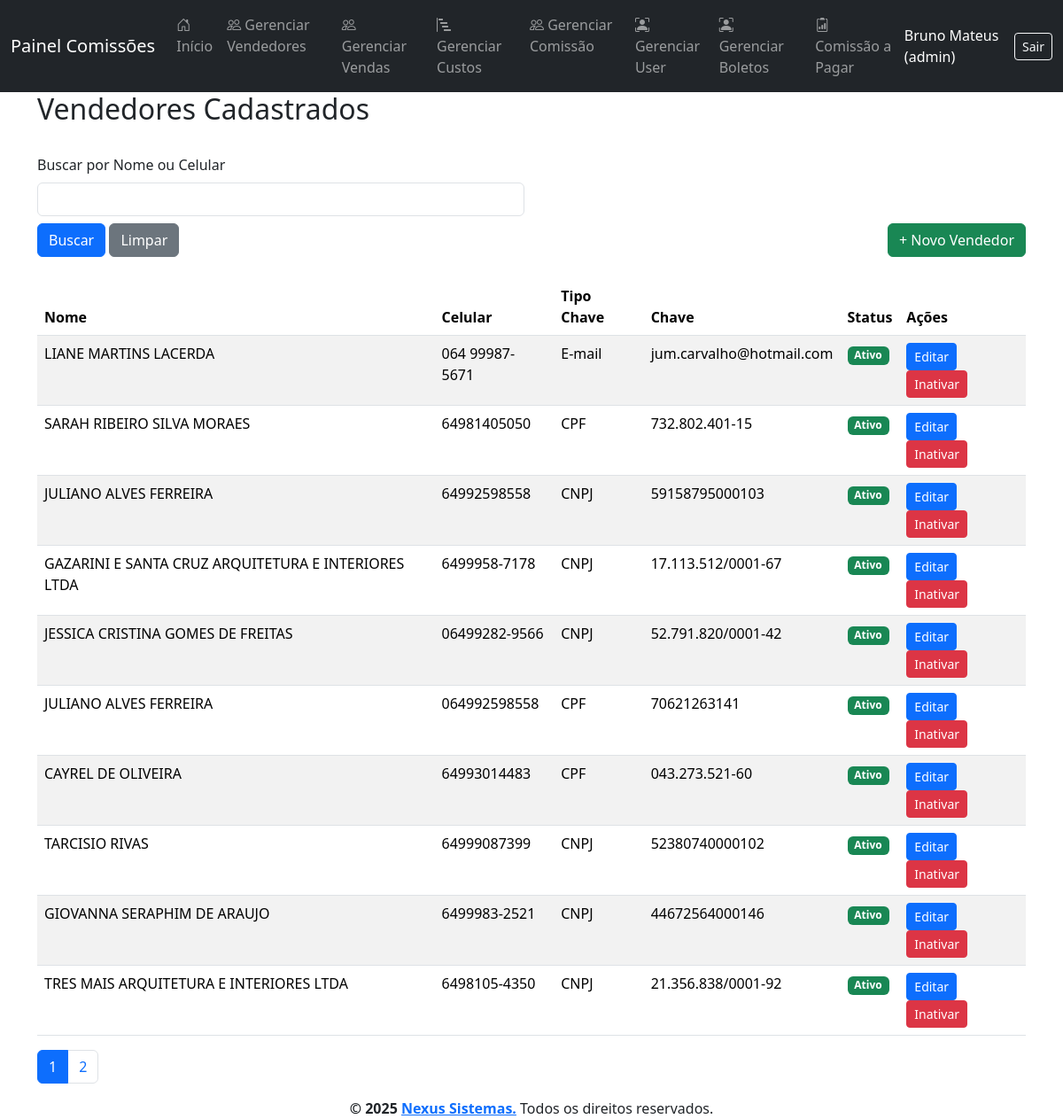
The page /pages/vendedor_list.php (signed in) on the database its author committed.
### tables this page shows
CREATE TABLE `vendedores` (
  `id_vendedor` int(11) NOT NULL,
  `nome` varchar(100) NOT NULL,
  `celular` varchar(20) DEFAULT NULL,
  `tipochave` varchar(20) DEFAULT NULL,
  `chave` varchar(100) DEFAULT NULL,
  `STATUS` tinyint(1) NOT NULL DEFAULT 1
);

### pages/vendedor_list.php (the view, shortened to what this page needs)
<?php
require_once '../config/config.php';
$limite = 10;
$pagina = isset($_GET['pagina']) && is_numeric($_GET['pagina']) ? (int) $_GET['pagina'] : 1;
$offset = ($pagina - 1) * $limite;
$valores = [];
$sqlCount = "SELECT COUNT(*) FROM vendedores";
$stmtCount = $pdo->prepare($sqlCount);
$stmtCount->execute($valores);
$total = $stmtCount->fetchColumn();
$totalPaginas = ceil($total / $limite);
$sql = "SELECT * FROM vendedores";
$sql .= " ORDER BY id_vendedor DESC LIMIT $limite OFFSET $offset";
$stmt = $pdo->prepare($sql);
$stmt->execute($valores);
$vendedores = $stmt->fetchAll();
require_once '../views/header.php';
?>
<div class="container">
    <h2>Vendedores Cadastrados</h2>
    <form method="get" class="row g-3 mt-3 mb-4">
        <div class="col-md-6">
            <label class="form-label">Buscar por Nome ou Celular</label>
            <input type="text" name="busca_geral" class="form-control" value="<?= htmlspecialchars($_GET['busca_geral'] ?? '') ?>">
        </div>
        <div class="col-12 mt-2">
            <button type="submit" class="btn btn-primary">Buscar</button>
            <a href="vendedor_list.php" class="btn btn-secondary">Limpar</a>
            <a href="vendedor_form.php" class="btn btn-success float-end">+ Novo Vendedor</a>
        </div>
    </form>
    <?php if (count($vendedores) === 0): ?>
        <div class="alert alert-warning">Nenhum Vendedor encontrado.</div>
    <?php else: ?>
        <table class="table table-striped">
            <thead>
                <tr>
                    <th>Nome</th>
                    <th>Celular</th>
                    <th>Tipo Chave</th>
                    <th>Chave</th>
                    <th>Status</th>
                    <th>Ações</th>
                </tr>
            </thead>
            <tbody>
                <?php foreach ($vendedores as $vendedor): ?>
                    <tr>
                        <td><?= htmlspecialchars($vendedor['nome']) ?></td>
                        <td><?= htmlspecialchars($vendedor['celular']) ?></td>
                        <td><?= htmlspecialchars($vendedor['tipochave']) ?></td>
                        <td><?= htmlspecialchars($vendedor['chave']) ?></td>
                        <td>
                            <?php if ($vendedor['STATUS']): ?>
                                <span class="badge bg-success">Ativo</span>
                            <?php else: ?>
                                <span class="badge bg-danger">Inativo</span>
                            <?php endif; ?>
                        </td>
                        <td>
                            <a href="vendedor_form.php?id=<?= $vendedor['id_vendedor'] ?>" class="btn btn-sm btn-primary">Editar</a>
                            <?php if ($vendedor['STATUS']): ?>
                                <a href="?id=<?= $vendedor['id_vendedor'] ?>&acao=inativar" class="btn btn-sm btn-danger">Inativar</a>
                            <?php else: ?>
                                <a href="?id=<?= $vendedor['id_vendedor'] ?>&acao=ativar" class="btn btn-sm btn-success">Ativar</a>
                            <?php endif; ?>
                        </td>
                    </tr>
                <?php endforeach; ?>
            </tbody>
        </table>
        <nav>
            <ul class="pagination">
                <?php for ($i = 1; $i <= $totalPaginas; $i++): ?>
                    <li class="page-item <?= $i == $pagina ? 'active' : '' ?>">
                        <a class="page-link" href="?pagina=<?= $i ?>"><?= $i ?></a>
                    </li>
                <?php endfor; ?>
            </ul>
        </nav>
    <?php endif; ?>
</div>
<?php require_once '../views/footer.php'; ?>

### rows shown on the page
vendedores: nome "LIANE MARTINS LACERDA", celular "064 99987-5671", tipochave "E-mail", chave "jum.carvalho@hotmail.com", STATUS "Ativo"
vendedores: nome "SARAH RIBEIRO SILVA MORAES", celular "64981405050", tipochave "CPF", chave "732.802.401-15", STATUS "Ativo"
vendedores: nome "JULIANO ALVES FERREIRA", celular "64992598558", tipochave "CNPJ", chave "59158795000103", STATUS "Ativo"
vendedores: nome "GAZARINI E SANTA CRUZ ARQUITETURA E INTERIORES LTDA", celular "6499958-7178", tipochave "CNPJ", chave "17.113.512/0001-67", STATUS "Ativo"
vendedores: nome "JESSICA CRISTINA GOMES DE FREITAS", celular "06499282-9566", tipochave "CNPJ", chave "52.791.820/0001-42", STATUS "Ativo"
vendedores: nome "JULIANO ALVES FERREIRA", celular "064992598558", tipochave "CPF", chave "70621263141", STATUS "Ativo"
vendedores: nome "CAYREL DE OLIVEIRA", celular "64993014483", tipochave "CPF", chave "043.273.521-60", STATUS "Ativo"
vendedores: nome "TARCISIO RIVAS", celular "64999087399", tipochave "CNPJ", chave "52380740000102", STATUS "Ativo"
vendedores: nome "GIOVANNA SERAPHIM DE ARAUJO", celular "6499983-2521", tipochave "CNPJ", chave "44672564000146", STATUS "Ativo"
vendedores: nome "TRES MAIS ARQUITETURA E INTERIORES LTDA", celular "6498105-4350", tipochave "CNPJ", chave "21.356.838/0001-92", STATUS "Ativo"

### other values the page prints
$_SESSION['usuario_nome'] "Bruno Mateus"
$tipo_usuario "admin"
